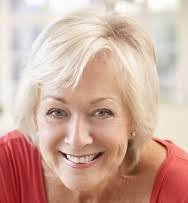
#> input picture image/images.jpeg, 188 x 203 px
$ python camerOpencv2.py
#> lines starting #> are read from the running program, lines starting #| are printed output that depends on the picture
import cv2
import numpy as np
from PIL import Image

def pic_face_mask(img_file,result_file):
    # 顔分類器
#> called with img_file = 'image/images.jpeg', result_file = 'image/result.png'
    cascade_file = r'C:\opencv\sources\data\haarcascades\haarcascade_frontalcatface.xml'
    cascade = cv2.CascadeClassifier(cascade_file)

    """顔を検出してマスクする"""
    img = cv2.imread(img_file)
#> img is the input picture: shape (203, 188, 3); mean B, G, R 159.1, 172.9, 207.8
    img_gray = cv2.cvtColor(img, cv2.COLOR_BGR2GRAY)  # グレースケールに変換
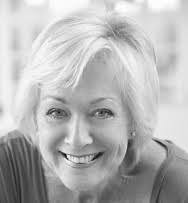
#> img_gray: shape (203, 188); min 9, max 255, mean 181.7
    face_list = cascade.detectMultiScale(img_gray, scaleFactor=1.71,minNeighbors=1,minSize=(100, 100))  # 顔検出
#> face_list = ()

    for (x, y, w, h) in face_list:
        cv2.rectangle(img, (x,y), (x+w, y+h), (0, 0, 255), thickness=10)
#> this loop made 0 passes
    cv2.imwrite(result_file, img)

    for (x,y,w,h) in face_list:
        face_img = img[y:y+h, x:x+w]
#> (the run stopped early here; a loop or call above may not have finished)
